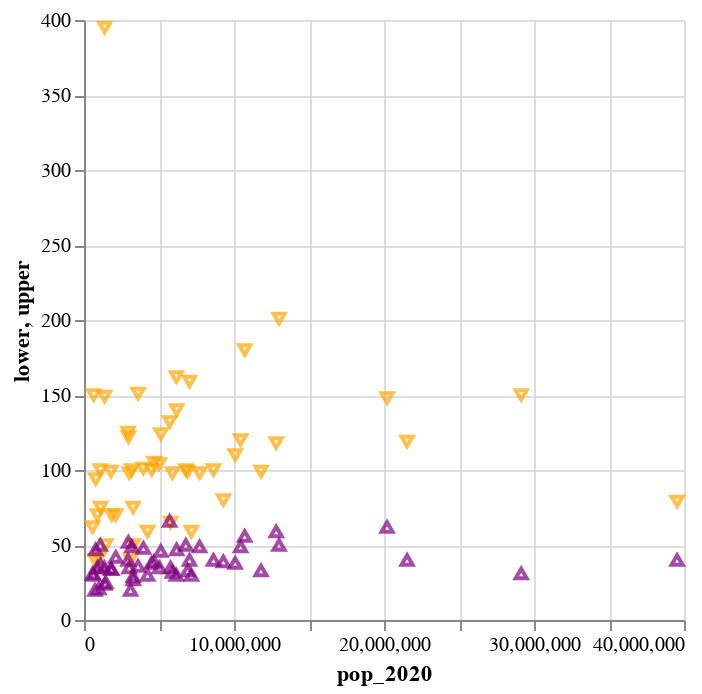

Notebook cell for this chart:
### Markdown cell above
### 3.1 - Create Population vs. Seats Scatterplot

Create a new plot with two layers:

- Population on the X axis
- Number of seats on the Y axis
- Upper chamber points should be purple and use the 'triangle-up' shape.
- Lower chamber points should be orange and use the 'triangle-down' shape.
- Make a customization or two to your chart's default labels and axes, whatever you feel is appropriate.

Hint: You can layer two charts for this.

### Code cell
def scatter_pop_size():
    source = population_combined_df()
    lower_chart = alt.Chart(source).mark_point(color='orange',shape='triangle-down').encode(alt.X('pop_2020'),alt.Y('lower'))
    upper_chart = alt.Chart(source).mark_point(color='purple',shape='triangle-up').encode(alt.X('pop_2020'),alt.Y('upper'))
    chart = lower_chart + upper_chart
    return chart

scatter_pop_size()

### Figure 1 — Vega-Lite specification as saved in the notebook (floating-point values rounded to 4 significant figures)
{"config": {"view": {"continuousWidth": 300, "continuousHeight": 300}}, "layer": [{"mark": {"type": "point", "color": "orange", "shape": "triangle-down"}, "encoding": {"x": {"field": "pop_2020", "type": "quantitative"}, "y": {"field": "lower", "type": "quantitative"}}}, {"mark": {"type": "point", "color": "purple", "shape": "triangle-up"}, "encoding": {"x": {"field": "pop_2020", "type": "quantitative"}, "y": {"field": "upper", "type": "quantitative"}}}], "data": {"name": "data-3ac7c557b9205b31fbc8c95c8c0c2439"}, "$schema": "https://vega.github.io/schema/vega-lite/v5.20.1.json", "datasets": {"data-3ac7c557b9205b31fbc8c95c8c0c2439": [{"state": "AK", "lower": 40.0, "upper": 20.0, "pop_2020": 733374}, {"state": "AL", "lower": 104.0, "upper": 35.0, "pop_2020": 5024294}, {"state": "AR", "lower": 98.0, "upper": 35.0, "pop_2020": 3011490}, {"state": "AZ", "lower": 59.0, "upper": 30.0, "pop_2020": 7157902}, {"state": "CA", "lower": 79.0, "upper": 40.0, "pop_2020": 39538212}, {"state": "CO", "lower": 65.0, "upper": 35.0, "pop_2020": 5773707}, {"state": "CT", "lower": 151.0, "upper": 36.0, "pop_2020": 3605912}, {"state": "DC", "lower": null, "upper": null, "pop_2020": 689548}, {"state": "DE", "lower": 41.0, "upper": 21.0, "pop_2020": 989946}, {"state": "FL", "lower": 119.0, "upper": 40.0, "pop_2020": 21538216}, {"state": "GA", "lower": 180.0, "upper": 56.0, "pop_2020": 10713771}, {"state": "HI", "lower": 50.0, "upper": 25.0, "pop_2020": 1455274}, {"state": "IA", "lower": 100.0, "upper": 49.0, "pop_2020": 3190427}, {"state": "ID", "lower": 70.0, "upper": 34.0, "pop_2020": 1839117}, {"state": "IL", "lower": 118.0, "upper": 59.0, "pop_2020": 12813469}, {"state": "IN", "lower": 100.0, "upper": 50.0, "pop_2020": 6785442}, {"state": "KS", "lower": 125.0, "upper": 40.0, "pop_2020": 2937835}, {"state": "KY", "lower": 100.0, "upper": 38.0, "pop_2020": 4506297}, {"state": "LA", "lower": 105.0, "upper": 39.0, "pop_2020": 4657785}, {"state": "MA", "lower": 159.0, "upper": 40.0, "pop_2020": 7032933}, {"state": "MD", "lower": 140.0, "upper": 47.0, "pop_2020": 6177253}, {"state": "ME", "lower": 149.0, "upper": 35.0, "pop_2020": 1363177}, {"state": "MI", "lower": 110.0, "upper": 38.0, "pop_2020": 10077674}, {"state": "MN", "lower": 132.0, "upper": 66.0, "pop_2020": 5706804}, {"state": "MO", "lower": 162.0, "upper": 30.0, "pop_2020": 6154889}, {"state": "MS", "lower": 122.0, "upper": 52.0, "pop_2020": 2961306}, {"state": "MT", "lower": 100.0, "upper": 50.0, "pop_2020": 1084244}, {"state": "NC", "lower": 120.0, "upper": 49.0, "pop_2020": 10439459}, {"state": "ND", "lower": 94.0, "upper": 47.0, "pop_2020": 779079}, {"state": "NE", "lower": null, "upper": null, "pop_2020": 1961965}, {"state": "NH", "lower": 395.0, "upper": 24.0, "pop_2020": 1377524}, {"state": "NJ", "lower": 80.0, "upper": 39.0, "pop_2020": 9289039}, {"state": "NM", "lower": 70.0, "upper": 42.0, "pop_2020": 2117525}, {"state": "NV", "lower": 40.0, "upper": 20.0, "pop_2020": 3104617}, {"state": "NY", "lower": 148.0, "upper": 62.0, "pop_2020": 20202320}, {"state": "OH", "lower": 99.0, "upper": 33.0, "pop_2020": 11799331}, {"state": "OK", "lower": 101.0, "upper": 48.0, "pop_2020": 3959411}, {"state": "OR", "lower": 59.0, "upper": 30.0, "pop_2020": 4237279}, {"state": "PA", "lower": 201.0, "upper": 50.0, "pop_2020": 13002788}, {"state": "PR", "lower": 50.0, "upper": 27.0, "pop_2020": 3285874}, {"state": "RI", "lower": 75.0, "upper": 37.0, "pop_2020": 1097371}, {"state": "SC", "lower": 124.0, "upper": 46.0, "pop_2020": 5118422}, {"state": "SD", "lower": 70.0, "upper": 35.0, "pop_2020": 886668}, {"state": "TN", "lower": 99.0, "upper": 33.0, "pop_2020": 6910786}, {"state": "TX", "lower": 150.0, "upper": 31.0, "pop_2020": 29145459}, {"state": "UT", "lower": 75.0, "upper": 29.0, "pop_2020": 3271614}, {"state": "VA", "lower": 100.0, "upper": 40.0, "pop_2020": 8631373}, {"state": "VT", "lower": 150.0, "upper": 30.0, "pop_2020": 643077}, {"state": "WA", "lower": 98.0, "upper": 49.0, "pop_2020": 7705267}, {"state": "WI", "lower": 98.0, "upper": 32.0, "pop_2020": 5893713}, {"state": "WV", "lower": 99.0, "upper": 34.0, "pop_2020": 1793713}, {"state": "WY", "lower": 62.0, "upper": 31.0, "pop_2020": 576850}]}}
